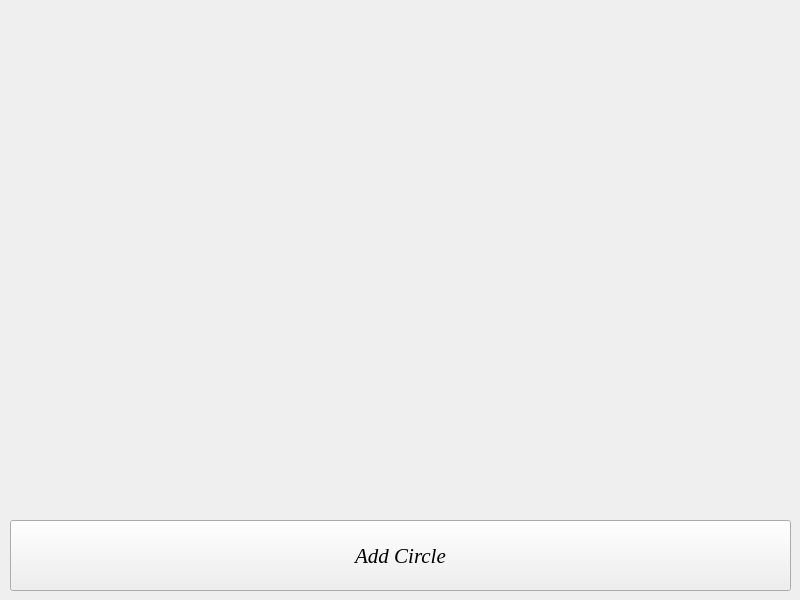
<?xml version="1.0" encoding="UTF-8"?>
<ui version="4.0">
 <class>MainWindow</class>
 <widget class="QMainWindow" name="MainWindow">
  <property name="geometry">
   <rect>
    <x>0</x>
    <y>0</y>
    <width>800</width>
    <height>600</height>
   </rect>
  </property>
  <property name="sizePolicy">
   <sizepolicy hsizetype="Preferred" vsizetype="Preferred">
    <horstretch>0</horstretch>
    <verstretch>0</verstretch>
   </sizepolicy>
  </property>
  <property name="minimumSize">
   <size>
    <width>800</width>
    <height>600</height>
   </size>
  </property>
  <property name="maximumSize">
   <size>
    <width>1920</width>
    <height>1080</height>
   </size>
  </property>
  <property name="windowTitle">
   <string>Yellow Circles</string>
  </property>
  <widget class="QWidget" name="centralwidget">
   <widget class="QPushButton" name="pushButton">
    <property name="geometry">
     <rect>
      <x>10</x>
      <y>520</y>
      <width>781</width>
      <height>71</height>
     </rect>
    </property>
    <property name="font">
     <font>
      <family>Times New Roman</family>
      <pointsize>16</pointsize>
      <italic>true</italic>
     </font>
    </property>
    <property name="text">
     <string>Add Circle</string>
    </property>
   </widget>
  </widget>
 </widget>
 <resources/>
 <connections/>
</ui>
